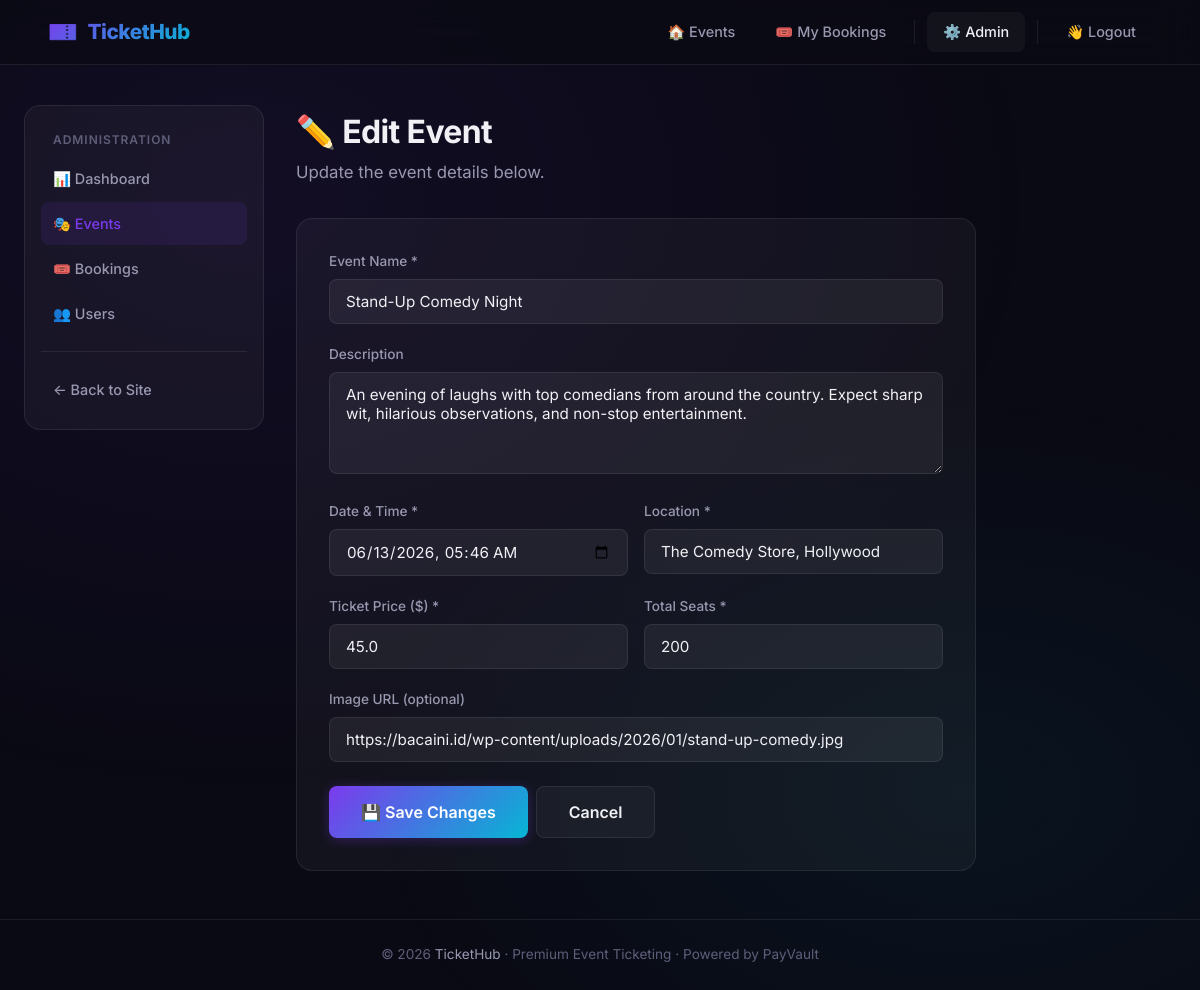
Screenshot of /admin/events/3/edit (signed in) with the database file from the repository.
### models.py (models this page shows, shortened)
class Event(db.Model):
    __tablename__ = "events"
    id = db.Column(db.Integer, primary_key=True)
    name = db.Column(db.String(200), nullable=False)
    description = db.Column(db.Text, nullable=True)
    date = db.Column(db.DateTime, nullable=False)
    location = db.Column(db.String(200), nullable=False)
    price = db.Column(db.Float, nullable=False)
    total_seats = db.Column(db.Integer, nullable=False)
    available_seats = db.Column(db.Integer, nullable=False)
    image_url = db.Column(db.String(500), nullable=True)
    created_at = db.Column(
        db.DateTime, nullable=False, default=lambda: datetime.now(timezone.utc)
    )
    bookings = db.relationship("Booking", backref="event", lazy=True)
    reviews = db.relationship("Review", backref="event", lazy=True)

### app.py (the view, shortened to what this page needs)
@app.route("/admin/events/<int:event_id>/edit", methods=["GET", "POST"])
@admin_required
def admin_edit_event(event_id):
    event = Event.query.get_or_404(event_id)
    return render_template("admin/event_form.html", event=event)

### app.py (called while the page is built)
@login_manager.user_loader
def load_user(user_id):
    return User.query.get(int(user_id))

def admin_required(f):
    @wraps(f)
    @login_required
    def decorated(*args, **kwargs):
        if not current_user.is_admin:
            abort(403)
        return f(*args, **kwargs)
    return decorated

@app.context_processor
def inject_globals():
    return {"now": datetime.now(timezone.utc)}

### templates/admin/event_form.html (shortened to what this page needs)
{% extends "base.html" %}
{% block content %}
<div class="container">
    <div class="admin-layout">
        <aside class="admin-sidebar">
            <div class="sidebar-title">Administration</div>
            <a href="{{ url_for('admin_dashboard') }}">📊 Dashboard</a>
            <a href="{{ url_for('admin_events') }}" class="active">🎭 Events</a>
            <a href="{{ url_for('admin_bookings') }}">🎟️ Bookings</a>
            <a href="{{ url_for('admin_users') }}">👥 Users</a>
            <div style="margin-top: 16px; padding-top: 16px; border-top: 1px solid var(--border-subtle);">
                <a href="{{ url_for('index') }}">← Back to Site</a>
            </div>
        </aside>
        <div class="admin-main">
            <h1 class="page-title fade-in-up">{{ '✏️ Edit Event' if event else '➕ Add New Event' }}</h1>
            <p class="page-subtitle fade-in-up">{{ 'Update the event details below.' if event else 'Fill in the details for your new event.' }}</p>
            <div class="card fade-in-up" style="max-width: 680px; padding: 32px;">
                <form method="POST" action="{{ url_for('admin_edit_event', event_id=event.id) if event else url_for('admin_add_event') }}">
                    <div class="form-group">
                        <label class="form-label" for="name">Event Name *</label>
                        <input type="text" id="name" name="name" class="form-control" placeholder="e.g. Summer Music Festival" value="{{ event.name if event else '' }}" required>
                    </div>
                    <div class="form-group">
                        <label class="form-label" for="description">Description</label>
                        <textarea id="description" name="description" class="form-control" rows="4" placeholder="Describe the event...">{{ event.description if event else '' }}</textarea>
                    </div>
                    <div style="display: grid; grid-template-columns: 1fr 1fr; gap: 16px;">
                        <div class="form-group">
                            <label class="form-label" for="date">Date & Time *</label>
                            <input type="datetime-local" id="date" name="date" class="form-control" value="{{ event.date.strftime('%Y-%m-%dT%H:%M') if event else '' }}" required>
                        </div>
                        <div class="form-group">
                            <label class="form-label" for="location">Location *</label>
                            <input type="text" id="location" name="location" class="form-control" placeholder="e.g. Madison Square Garden" value="{{ event.location if event else '' }}" required>
                        </div>
                    </div>
                    <div style="display: grid; grid-template-columns: 1fr 1fr; gap: 16px;">
                        <div class="form-group">
                            <label class="form-label" for="price">Ticket Price ($) *</label>
                            <input type="number" id="price" name="price" class="form-control" step="0.01" min="0" placeholder="0.00" value="{{ event.price if event else '' }}" required>
                        </div>
                        <div class="form-group">
                            <label class="form-label" for="total_seats">Total Seats *</label>
                            <input type="number" id="total_seats" name="total_seats" class="form-control" min="1" placeholder="100" value="{{ event.total_seats if event else '' }}" required>
                        </div>
                    </div>
                    <div class="form-group">
                        <label class="form-label" for="image_url">Image URL (optional)</label>
                        <input type="text" id="image_url" name="image_url" class="form-control" placeholder="https://example.com/image.jpg" value="{{ event.image_url if event else '' }}">
                    </div>
                    <div class="d-flex gap-1 mt-3">
                        <button type="submit" class="btn btn-primary btn-lg">{{ '💾 Save Changes' if event else '🎭 Create Event' }}</button>
                        <a href="{{ url_for('admin_events') }}" class="btn btn-secondary btn-lg">Cancel</a>
                    </div>
                </form>
            </div>
        </div>
    </div>
</div>
{% endblock %}

### rows the page displays
Event: name "Stand-Up Comedy Night", description "An evening of laughs with top comedians from around the country. Expect sharp wit, hilarious observations, and non-stop entertainment.", date "06/13/2026 05:46", location "The Comedy Store, Hollywood", price "45.0", total_seats "200", image_url "https://bacaini.id/wp-content/uploads/2026/01/stand-up-comedy.jpg"

### other values shown
{{ '✏️ Edit Event' if event else '➕ Add New Event' }} "✏️ Edit Event"
{{ '💾 Save Changes' if event else '🎭 Create Event' }} "💾 Save Changes"
